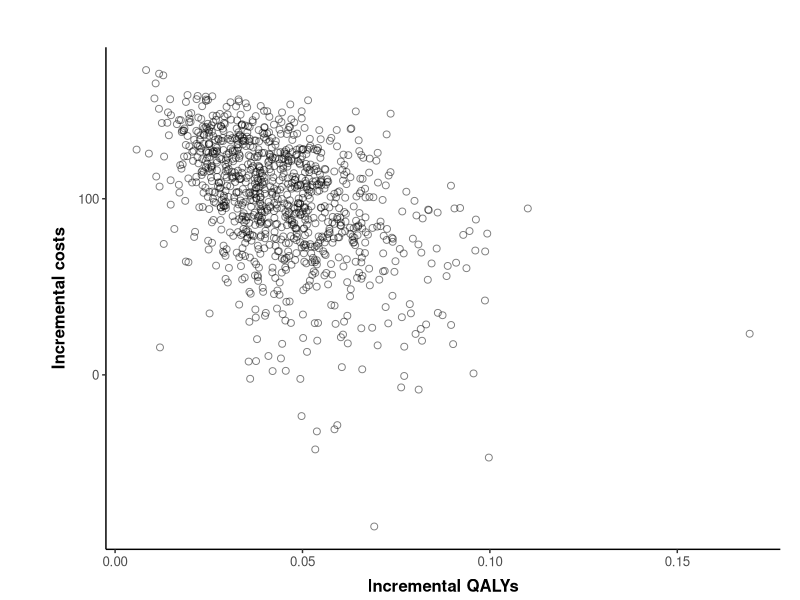
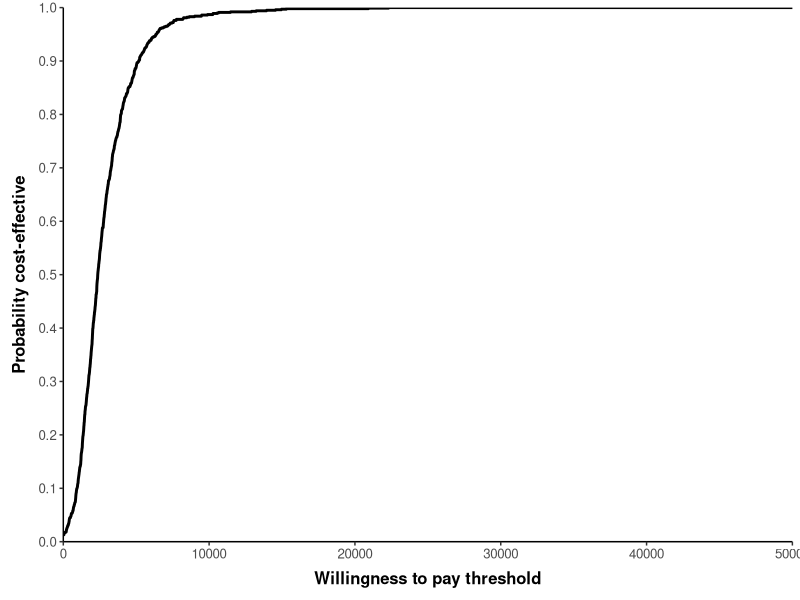
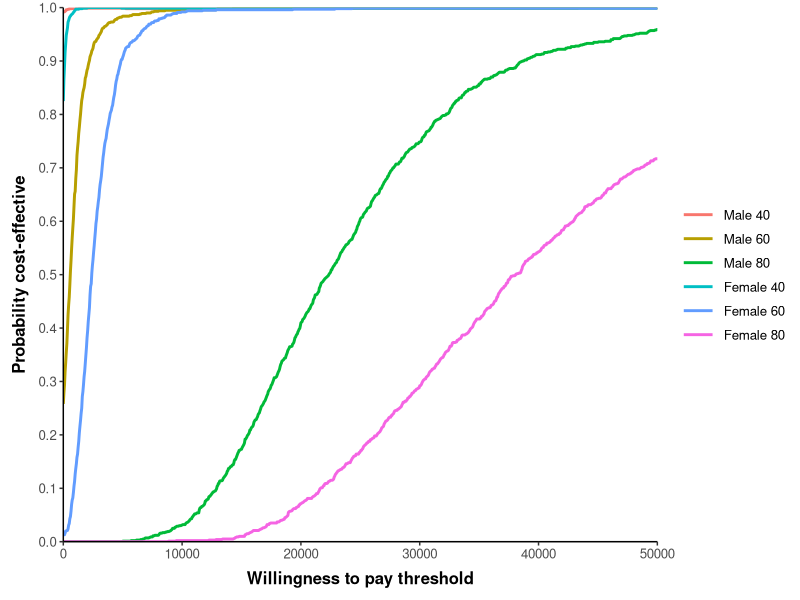

The R script that drew these images, in order:
############ THR model #########################

##### (1) Set-up Model ######
### Set working directory as the folder this is stored in
require("rstudioapi")
setwd(dirname(getActiveDocumentContext()$path)) # Set working directory to source file

### PACKAGES USED
if(!require(ggplot2)) install.packages('ggplot2')
library(ggplot2)
if(!require(reshape2)) install.packages('reshape2')
library(reshape2)

#  Reading the data needed from csv files
life.tables <- read.csv("life-table.csv", header=TRUE) ## importing lifetable
colnames(life.tables) <- c("Age","Index","Males","Female") ## making sure column names are correct
hazard.function <- read.csv("hazardfunction.csv", header=TRUE) ## importing the hazard inputs from the regression analysis
cov.55 <- read.csv("cov55.csv",row.names=1,header=TRUE) ## importing the covariance matrix

### Structural inputs
state.names <- c("PrimaryTHR","SuccessP","RevisionTHR","SuccessR","Death")
n.states <- length(state.names) # number of states in the model
seed <- c(1,0,0,0,0) #  Seed the starting states of the model
cycles <- 60 ## number of cycles running the model
cycle.v <- 1:cycles ## a vector of cycle numbers 1 - 60
cDR <- 0.06 ## set the discount rate for costs (6%)
oDR <- 0.015 ## set the discount rate for outcomes (15%)
discount.factor.c <- 1/(1+cDR)^cycle.v ## the discount factor matrix
discount.factor.o <- 1/(1+oDR)^cycle.v  ## discount factor matrix for utility 

##### (2) DETERMINISTIC PARAMETERS ######

# COSTS:
cSP0 <- 394 ## Cost of standard prosthesis
cNP1 <- 579 ## Cost of new prosthesis 1
cPrimary <- 0  ## Cost of a primary THR procedure - set to 0 for this model 
cSuccess <- 0 ## Cost of success - set to 0 for this model


### (3) Define Hazard function ####

## Coefficients - on the log hazard scale
mn.lngamma <- hazard.function$coefficient[1] ## Ancilliary parameter in Weibull distribution - equivalent to lngamma coefficient
mn.cons <- hazard.function$coefficient[2] ##Constant in survival analysis for baseline hazard
mn.ageC <- hazard.function$coefficient[3] ## Age coefficient in survival analysis for baseline hazard
mn.maleC <- hazard.function$coefficient[4] ## Male coefficient in survival analysis for baseline hazard
mn.NP1 <- hazard.function$coefficient[5]
mn <- c(mn.lngamma, mn.cons,mn.ageC,mn.maleC,mn.NP1) ## vector of mean values from the regression analysis
cholm <- t(chol(t(cov.55))) ## lower triangle of the Cholesky decomposition


#### (4) Defining shape and scale parameters ####
mn.cRevision <- 5294 ## mean cost of revision surgery
se.cRevision <- 1487 ## standard error of cost of revision surgery
a.cRevision <- (mn.cRevision/se.cRevision)^2 ## alpha value for cost of revision surgery 
b.cRevision <- (se.cRevision^2)/mn.cRevision ## beta value for cost of revision surgery

###  Transition probabilities - alpha & beta values:
a.PTHR2dead <- 2 ## alpha value for operative mortality from primary surgery
b.PTHR2dead <- 100- a.PTHR2dead ## beta value for operative mortality from primary surgery
a.rrr <- 4   ## alpha value for re-revision risk
b.rrr <- 100-a.rrr  ## beta value for re-revision risk

##  UTILITIES:
# primary prosthesis
mn.uSuccessP <- 0.85 ## mean utility value for successful primary prosthesis
se.uSuccessP <- 0.03 ## standard errror utility value for successful primary prosthesis
ab.uSuccessP <- mn.uSuccessP*(1-mn.uSuccessP)/(se.uSuccessP^2)-1 ## estimating alpha plus beta (ab)
a.uSuccessP <- mn.uSuccessP*ab.uSuccessP ## estimating alpha (a)
b.uSuccessP <- a.uSuccessP*(1-mn.uSuccessP)/mn.uSuccessP ## estimating beta (b)
## revision surgery
mn.uSuccessR <- 0.75 ## mean utility value for having a successful Revision THR
se.uSuccessR <- 0.04 ## standard error utility value for having a successful Revision THR
ab.uSuccessR <- mn.uSuccessR*(1-mn.uSuccessR)/(se.uSuccessR^2)-1 ## alpha + beta (ab)
a.uSuccessR <- mn.uSuccessR*ab.uSuccessR ## alpha (a)
b.uSuccessR <- a.uSuccessR*(1-mn.uSuccessR)/mn.uSuccessR ## beta(b)
## during the revision period 
mn.uRevision <- 0.30 ## mean utility score during the revision period
se.uRevision <- 0.03 ## standard error utility score during the revision period
ab.uRevision <- mn.uRevision*(1-mn.uRevision)/(se.uRevision^2)-1 ## alpha + beta (ab)
a.uRevision  <- mn.uRevision*ab.uRevision ## alpha (a)
b.uRevision  <- a.uRevision*(1-mn.uRevision)/mn.uRevision ## beta(b)

#####**** (5) SET UP SAMPLE FUNCTION ******#####

sim.runs <- 1000 

psa.sampling <- function(age = 60, male = 0, sim.runs = 1000){
  #### FUNCTION: sample probablistic parameters according to age and sex
  #### INPUTS: age (numeric), male (0 for female, 1 for male), though 
  #### other variables which are defined above are called within the function
  ### e.g. cycles
  #### OUTPUTS: a list with data frames and vectors for probablistic parameters 
  
  ###  Transition probabilities
  tp.PTHR2dead <- rbeta(sim.runs, a.PTHR2dead, b.PTHR2dead) ## OMR following primary THR
  tp.RTHR2dead <- rbeta(sim.runs, a.PTHR2dead, b.PTHR2dead)  ## OMR following revision THR
  ## creating a data.frame of sampled transition probabilites
  omr.df <- data.frame(tp.PTHR2dead, tp.RTHR2dead) 
  tp.rrr.vec <-rbeta(sim.runs, a.rrr, b.rrr) ## Re-revision risk transitions vector
  ###  Costs
  c.revision.vec <- rgamma(sim.runs, shape=a.cRevision, scale=b.cRevision) ## Gamma distribution draw for cost of revision surgery
  ##  Utilities
  uSuccessP <- rbeta(sim.runs, a.uSuccessP, b.uSuccessP) 
  uSuccessR <- rbeta(sim.runs, a.uSuccessR, b.uSuccessR) 
  uRevision <- rbeta(sim.runs, a.uRevision, b.uRevision) 
  ## Make a data frame to pass into the function
  state.utilities.df <- data.frame(uprimary=rep(0, sim.runs), 
                                   uSuccessP, uRevision, uSuccessR,
                                   udeath=rep(0, sim.runs))
  
  ## (6) Hazard function sampling ####
  z <- matrix(rnorm(5*sim.runs, 0, 1), nrow = sim.runs, ncol = 5) ## 5 random draws, by sim.runs
  r.table <- matrix(0, nrow = sim.runs, ncol = 5)
  colnames(r.table) <- c("lngamma", "cons", "age", "male", "NP1")
  
  for(i in 1:sim.runs){
    Tz <- cholm %*% z[i,] 
    x <- mn + Tz 
    r.table[i,] <- x[,1]
  }
  
  r <- as.data.frame(r.table)
  gamma.vec <- exp(r$lngamma)
  lambda.vec <- exp(r$cons + age * r$age + male*r$male)
  RR.vec <- exp(r$NP1)
  survival.df <- data.frame(gamma.vec,lambda.vec)## creating a data.frame with the parameters
  
  #### (7) Life-table sampling #####
  
  # set life table values beased on age and sex (not probablistic but dependent on)
  # age and sex variables chosen
  current.age <- age + cycle.v ## a vector of cohort age throughout the model
  interval <- findInterval(current.age, life.tables$Index)
  death.risk <- data.frame(age = current.age, males = life.tables[interval,3], females = life.tables[interval,4])
  col.key <- 3-male 
  mortality.vec <- death.risk[,col.key]
  
  ## combine outputs
  sample.output <- list(RR.vec = RR.vec,
                        omr.df = omr.df,
                        tp.rrr.vec = tp.rrr.vec,
                        survival.df = survival.df,
                        c.revision.vec = c.revision.vec,
                        state.utilities.df = state.utilities.df,
                        mortality.vec = mortality.vec)
  return(sample.output)
}

sample.output <- psa.sampling()

### (8) Defining outputs from sampling #####
RR.vec <- sample.output$RR.vec
omr.df <- sample.output$omr.df
tp.rrr.vec <- sample.output$tp.rrr.vec
survival.df <- sample.output$survival.df
c.revision.vec <- sample.output$c.revision.vec 
state.utilities.df <- sample.output$state.utilities.df 
mortality.vec <- sample.output$mortality.vec
## take a look at the above vectors and data.frames to see the samples produced
## these are defined out of the list here for use in the value of information analysis later on

####***** (9) THR MODEL FUNCTION ****#####
model.THR <- function(RR.NP1, ## from RR.vec
                      omr,  ## from omr.df
                      tp.rrr, ## from tp.rrr.vec
                      survival, ## from survival.df
                      c.revision, ## from c.revision.vec
                      state.util,## from state.utilities.df
                      mortality.vec) { ## background mortality based on life tables for age/sex combination
  ### FUNCTION: Run the THR model on the deterministic and probablistic parameters
  ## INPUTS: 3 data.frame rows (1 row from omr.df, survival.df & state.utilities.df) 
  ##        and 3 vector values (1 value from vectors; c.revision.vector, tp.rrr.vector, RR.vec)though 
  #### other variables which are defined above are called within the function
  ### e.g. cycles & age/sex are set in the psa.sampling function
  ## OUTPUTS: a labelled numeric output providing costs and qalys for SP0 and NP1, given the set of input parameters
  
  ## First, we need to unpack values from the data.frames provided to the function 
  # COSTS:
  state.costs<-c(cPrimary, cSuccess, c.revision, cSuccess, 0) ## a vector with the costs for each state
  # UTILITIES:
  state.utilities <- unlist(state.util)
  # TRANSITIONS
  tp.PTHR2dead <- unlist(omr[1,1])
  tp.RTHR2dead <- unlist(omr[1,2])
  gamma <- unlist(survival[1,1])
  lambda <- unlist(survival[1,2])
  
  ### (10) Integrating revision and mortality risks #### 
  revision.risk.sp0 <- 1- exp(lambda * ((cycle.v-1) ^gamma-cycle.v ^gamma))
  revision.risk.np1 <- 1- exp(lambda * RR.NP1 * ((cycle.v-1) ^gamma-cycle.v ^gamma))
  # Transition arrays
  tm.SP0 <- array(data=0,dim=c(n.states, n.states, cycles),
                  dimnames= list(state.names, state.names, 1:cycles)) ## an empty array of dimenions (number of states, number of states, number of cycles)
  # Now using vectorisation to complete this 
  tm.SP0["PrimaryTHR","Death",] <- tp.PTHR2dead 
  tm.SP0["PrimaryTHR","SuccessP",] <- 1 - tp.PTHR2dead 
  tm.SP0["SuccessP","RevisionTHR",] <- revision.risk.sp0 
  tm.SP0["SuccessP","Death",] <- mortality.vec
  tm.SP0["SuccessP","SuccessP",] <- 1 - revision.risk.sp0 - mortality.vec
  tm.SP0["RevisionTHR","Death",] <- tp.RTHR2dead + mortality.vec
  tm.SP0["RevisionTHR","SuccessR",] <- 1 - tp.RTHR2dead - mortality.vec
  tm.SP0["SuccessR","RevisionTHR",] <- tp.rrr
  tm.SP0["SuccessR","Death",] <- mortality.vec
  tm.SP0["SuccessR","SuccessR",] <- 1 - tp.rrr - mortality.vec
  tm.SP0["Death","Death",] <- 1 
  #  Create a trace for the standard prosthesis arm
  trace.SP0 <- matrix(data=0, nrow=cycles, ncol=n.states)
  colnames(trace.SP0) <- state.names
  
  trace.SP0[1,] <- seed%*%tm.SP0[,,1]
  
  for (i in 2:cycles) trace.SP0[i,] <- trace.SP0[i-1,]%*%tm.SP0[,,i]
  #### (11)  NP1 ARM #####
  tm.NP1 <- array(data=0,dim=c(n.states, n.states, cycles),
                  dimnames= list(state.names, state.names, 1:cycles)) ## an empty array of dimenions (number of states, number of states, number of cycles)
  ## naming all dimensions
  ### create a loop that creates a time dependent transition matrix for each cycle
  tm.NP1["PrimaryTHR","Death",] <- tp.PTHR2dead ## Primary THR either enter the death state or.. or..
  tm.NP1["PrimaryTHR","SuccessP",] <- 1 - tp.PTHR2dead ## they go into the success THR state 
  tm.NP1["SuccessP","RevisionTHR",] <- revision.risk.np1 ## revision risk with NP1 treatment arm 
  tm.NP1["SuccessP","Death",] <- mortality.vec
  tm.NP1["SuccessP","SuccessP",] <- 1 - revision.risk.np1 - mortality.vec
  tm.NP1["RevisionTHR","Death",] <- tp.RTHR2dead + mortality.vec
  tm.NP1["RevisionTHR","SuccessR",] <- 1 - tp.RTHR2dead - mortality.vec
  tm.NP1["SuccessR","RevisionTHR",] <- tp.rrr
  tm.NP1["SuccessR","Death",] <- mortality.vec[i]
  tm.NP1["SuccessR","SuccessR",] <- 1 - tp.rrr - mortality.vec
  tm.NP1["Death","Death",] <- 1 
  
  #  Create a trace for the standard prosthesis arm
  trace.NP1 <- matrix(data=0,nrow=cycles,ncol=n.states)
  colnames(trace.NP1) <- state.names
  trace.NP1[1,] <- seed%*%tm.NP1[,,1]
  for (i in 2:cycles) trace.NP1[i,] <- trace.NP1[i-1,]%*%tm.NP1[,,i]
  
  #### (12) Analysis #####
  # COST #
  cost.SP0 <- trace.SP0%*%state.costs  
  disc.cost.SP0 <- (discount.factor.c%*%cost.SP0) + cSP0   
  cost.NP1 <- trace.NP1%*%state.costs  
  disc.cost.NP1 <- (discount.factor.c%*%cost.NP1) + cNP1 
  
  # QALYS #
  QALYs.SP0 <- trace.SP0%*%state.utilities ## utility per cycle
  disc.QALYs.SP0 <- colSums(discount.factor.o%*%QALYs.SP0) ## total discounted utility
  QALYs.NP1 <- trace.NP1%*%state.utilities ## utility per cycle
  disc.QALYs.NP1 <- colSums(discount.factor.o%*%QALYs.NP1) ## total discounted utility
  
  output <- c(cost.SP0 = disc.cost.SP0,
              qalys.SP0 = disc.QALYs.SP0,
              cost.NP1 = disc.cost.NP1,
              qalys.NP1 = disc.QALYs.NP1,
              inc.cost = disc.cost.NP1 - disc.cost.SP0,
              inc.qalys = disc.QALYs.NP1 - disc.QALYs.SP0)
  
  return(output)
  
}

#### (13) Running the simulations ########

## creating an empty data.frame for simulation results to fill:
simulation.results <- data.frame("cost.SP0" = rep(as.numeric(NA), sim.runs), ## use the rep() function to create sim.runs rows of values
                                 "qalys.SP0"= rep(as.numeric(NA),sim.runs),
                                 "cost.NP1" = rep(as.numeric(NA),sim.runs),
                                 "qalys.NP1" = rep(as.numeric(NA), sim.runs),
                                 "inc.cost" = rep(as.numeric(NA),sim.runs),
                                 "inc.qalys"=  rep(as.numeric(NA),sim.runs))


## running the simulations and filling the simulation.results data.frame:
for(i in 1:sim.runs){
  simulation.results[i,] <-model.THR(RR.vec[i], omr.df[i,],  
                                     tp.rrr.vec[i], survival.df[i,],
                                     c.revision.vec[i], 
                                     state.utilities.df[i,], mortality.vec) 
  
}


### (14) Estimating average net monetary benefit ####

p.CE<-function(WTP, simulation.results) {# Estimate the probability of cost-effectiveness for a given willingness-to-pay ceiling ratio
  ## a function that estimates the probability of the new intervention
  # being cost-effective 
  # INPUTS: WTP = willingness to pay value (numeric)
  #         simulation.results = a data.frame output of PSA simulations which includes
  #         columns names "inc.qalys" and "inc.cost"   
  # OUTPUTS: A numeric value specifying the probability of cost-effectiveness given the inputs
  nmb <- simulation.results[,"inc.qalys"]*WTP - simulation.results[,"inc.cost"] ## vector of NMB estimates for each simulation length 1:sim.runs
  CE <- nmb>0   ## vector of TRUE/FALSE for each simulation length 1:sim.runs
  probCE<- mean(CE) ## the mean value of TRUE (=1) and FALSE (=0)
  return(probCE)
}

# Generate CEAC table
WTP.values <- seq(from = 0, to = 50000, by = 10) ## use the seq() function to get a vector of specified numeric values
CEAC <- data.frame(WTP = WTP.values, 
                   pCE = rep(as.numeric(NA),length(WTP.values)))

for (i in 1:length(WTP.values)) {
  CEAC[i,"pCE"]<- p.CE(CEAC[i,"WTP"], simulation.results)
}

##### (15) Subgroup Analyses ######

# CREATE ARRAY TO STORE THE RESULTS OF THE MODEL IN EACH SUBGROUP
subgroups.names <- c("Male 40", "Male 60", "Male 80", "Female 40", "Female 60", "Female 80")
subgroups.n <- length(subgroups.names)
simulation.subgroups <- array(data = 0, dim = c(sim.runs, length(colnames(simulation.results)), subgroups.n),
                              dimnames = list(1:sim.runs, colnames(simulation.results),subgroups.names))

# Run model for each subgroup, inputting the age and sex into the function, and record results within the array
sample.sub <- list()
sample.sub[[1]]<- psa.sampling(age = 40, male = 1)
sample.sub[[2]]<- psa.sampling(age = 60, male = 1)
sample.sub[[3]]<- psa.sampling(age = 80, male = 1)
sample.sub[[4]]<- psa.sampling(age = 40, male = 0)
sample.sub[[5]]<- psa.sampling(age = 60, male = 0)
sample.sub[[6]]<- psa.sampling(age = 80, male = 0)

for(i in 1:sim.runs){ 
  for(j in 1:6){ ## column = each subgroup
    simulation.subgroups[i,,j] <- model.THR(sample.sub[[j]]$RR.vec[i], sample.sub[[j]]$omr.df[i,],  sample.sub[[j]]$tp.rrr.vec[i], 
                                            sample.sub[[j]]$survival.df[i,],sample.sub[[j]]$c.revision.vec[i], 
                                            sample.sub[[j]]$state.utilities.df[i,], mortality.vec = sample.sub[[j]]$mortality.vec)
  }
}

# Create a CEAC table with lambda value sequence
WTP.values <- seq(from = 0, to = 50000, by = 50)
CEAC.subgroups <- matrix(data= as.numeric(NA), nrow=length(WTP.values), ncol=subgroups.n + 1)
CEAC.subgroups <- as.data.frame(CEAC.subgroups)
colnames(CEAC.subgroups) <- c("WTP", subgroups.names)
# Estimate probability cost-effective for all subgroups
for (i in 1:length(WTP.values)) {
  CEAC.subgroups[i,1]<-WTP.values[i]
  CEAC.subgroups[i,2]<-p.CE(WTP.values[i], simulation.subgroups[,,1])
  CEAC.subgroups[i,3]<-p.CE(WTP.values[i], simulation.subgroups[,,2])
  CEAC.subgroups[i,4]<-p.CE(WTP.values[i], simulation.subgroups[,,3])
  CEAC.subgroups[i,5]<-p.CE(WTP.values[i], simulation.subgroups[,,4])
  CEAC.subgroups[i,6]<-p.CE(WTP.values[i], simulation.subgroups[,,5])
  CEAC.subgroups[i,7]<-p.CE(WTP.values[i], simulation.subgroups[,,6])
}


######***PLOTS****#####################

#### (16) COST-EFFECTIVENESS PLANE #####
## Plotting:
xlabel = "Incremental QALYs"
ylabel = "Incremental costs"
ggplot(simulation.results) + 
  geom_point(shape = 21, size = 2, colour = "black", fill = NA, alpha = 0.5, aes(x=inc.qalys, y=inc.cost)) + 
  labs(x = xlabel, text = element_text(size=10)) + labs (y = ylabel, text = element_text(size=10)) + theme_classic() +
  theme(legend.title = element_blank(), axis.title=element_text(face="bold"), 
        axis.title.x = element_text(margin = margin(t = 7, r = 0, b = 3, l = 0)), 
        axis.title.y = element_text(margin = margin(t = 0, r = 7, b = 0, l = 3)), 
        panel.grid.major = element_blank(), panel.grid.minor = element_blank(), 
        legend.key.width=unit(1.8,"line"), text = element_text(size=12),
        plot.margin=unit(c(1.2,0.5,0,1.2),"cm"))


## plotting:
xlabel = "Willingness to pay threshold"
ylabel = "Probability cost-effective"
ggplot(CEAC) + geom_line(aes(x=WTP, y=pCE), size=1) + 
  labs(x = xlabel, text = element_text(size=10)) + labs(y = ylabel, text = element_text(size=10)) + theme_classic() +
  theme(legend.title = element_blank(), axis.title=element_text(face="bold"), 
        axis.title.x = element_text(margin = margin(t = 7, r = 0, b = 3, l = 0)), 
        axis.title.y = element_text(margin = margin(t = 0, r = 7, b = 0, l = 3)), 
        panel.grid.major = element_blank(), panel.grid.minor = element_blank(), 
        legend.key.width=unit(1.8,"line"), text = element_text(size=12)) + 
  scale_x_continuous(expand = c(0, 0.1)) + 
  scale_y_continuous(limits = c(0,1), breaks=seq(0,1,0.1), expand = c(0, 0))

### (17) COST-EFFECTIVENESS ACCEPTABILITY CURVES ####
## To plot the CEAC for subgroups We need to reshape the data from wide to long to use in ggplot 
CEAC.subgroups.long <- melt(CEAC.subgroups, id.vars = c("WTP"))
colnames(CEAC.subgroups.long) <- c("WTP", "group", "pCE")
## plotting:
xlabel = "Willingness to pay threshold"
ylabel = "Probability cost-effective"
ggplot(CEAC.subgroups.long) + geom_line(aes(x=WTP, y=pCE, color=group), size=1) + 
  labs(x = xlabel, text = element_text(size=10)) + labs(y = ylabel, text = element_text(size=10)) + theme_classic() +
  theme(legend.title = element_blank(), axis.title=element_text(face="bold"), 
        axis.title.x = element_text(margin = margin(t = 7, r = 0, b = 3, l = 0)), 
        axis.title.y = element_text(margin = margin(t = 0, r = 7, b = 0, l = 3)), 
        panel.grid.major = element_blank(), panel.grid.minor = element_blank(), 
        legend.key.width=unit(1.8,"line"), text = element_text(size=12)) + 
  scale_x_continuous(expand = c(0, 0.1)) + 
  scale_y_continuous(limits = c(0,1), breaks=seq(0,1,0.1), expand = c(0, 0))
